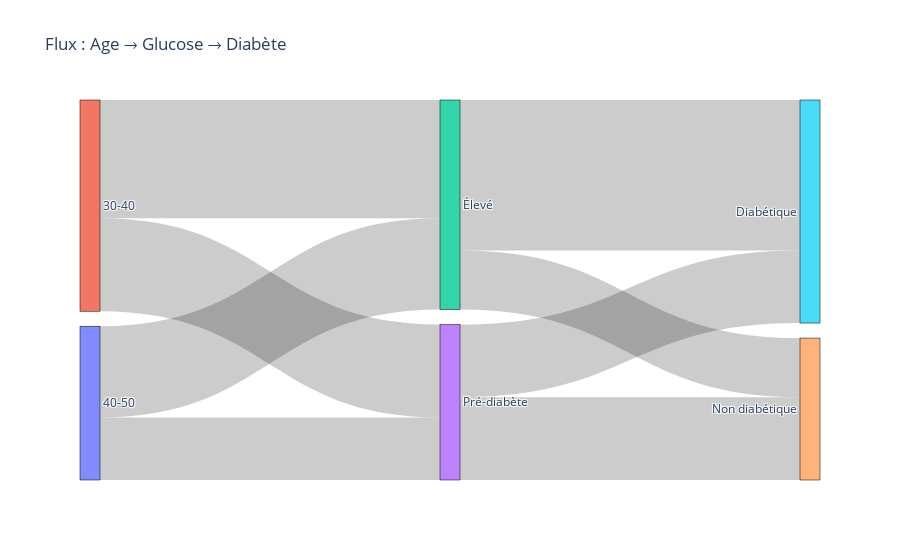

The notebook cell this image was saved under:
### Code cell
import plotly.graph_objects as go

def filtrer_donnees_sankey(data, niveaux_glucose=['Pré-diabète', 'Élevé'], groupes_age=['30-40', '40-50']):
    """Filtre les données selon le niveau de glucose et le groupe d'âge."""
    data_filtrée = data[
        data['GlucoseLevel'].isin(niveaux_glucose) &
        data['AgeGroup'].isin(groupes_age)
    ].dropna(subset=['AgeGroup', 'GlucoseLevel', 'Outcome'])
    return data_filtrée

def ajouter_labels_outcome(data):
    """Ajoute des labels explicites pour l'issue du diabète."""
    data['OutcomeLabel'] = data['Outcome'].map({0: 'Non diabétique', 1: 'Diabétique'})
    return data

def construire_labels(data):
    """Construit les étiquettes uniques pour les nœuds du Sankey."""
    age_labels = data['AgeGroup'].unique().tolist()
    glucose_labels = data['GlucoseLevel'].unique().tolist()
    outcome_labels = ['Non diabétique', 'Diabétique']
    return age_labels, glucose_labels, outcome_labels, age_labels + glucose_labels + outcome_labels

def construire_liens_sankey(data, age_labels, glucose_labels, outcome_labels, labels):
    """Construit les sources, cibles et valeurs pour les liens du diagramme Sankey."""
    source = []
    target = []
    values = []

    # AgeGroup → GlucoseLevel
    for age in age_labels:
        for glucose in glucose_labels:
            count = len(data[(data['AgeGroup'] == age) & (data['GlucoseLevel'] == glucose)])
            if count > 0:
                source.append(labels.index(age))
                target.append(labels.index(glucose))
                values.append(count)

    # GlucoseLevel → Outcome
    for glucose in glucose_labels:
        for outcome in outcome_labels:
            count = len(data[(data['GlucoseLevel'] == glucose) & (data['OutcomeLabel'] == outcome)])
            if count > 0:
                outcome_index = len(age_labels) + len(glucose_labels) + outcome_labels.index(outcome)
                source.append(labels.index(glucose))
                target.append(outcome_index)
                values.append(count)

    return source, target, values

def afficher_diagramme_sankey(labels, source, target, values, titre='Flux : Age → Glucose → Diabète'):
    """Affiche le diagramme de Sankey."""
    fig = go.Figure(data=[go.Sankey(
        node=dict(
            pad=15,
            thickness=20,
            line=dict(color='black', width=0.5),
            label=labels
        ),
        link=dict(source=source, target=target, value=values)
    )])

    fig.update_layout(title_text=titre, font_size=12)
    fig.show()

# ====== Pipeline complet ======

def generer_sankey_diabete(data):
    """Pipeline complet pour générer un Sankey sur Age → Glucose → Outcome."""
    data_filtrée = filtrer_donnees_sankey(data)
    data_labellisée = ajouter_labels_outcome(data_filtrée)
    age_labels, glucose_labels, outcome_labels, labels = construire_labels(data_labellisée)
    source, target, values = construire_liens_sankey(data_labellisée, age_labels, glucose_labels, outcome_labels, labels)
    afficher_diagramme_sankey(labels, source, target, values)


generer_sankey_diabete(data)

### Figure 1 — Plotly figure (JSON) as saved in the notebook; plotly's stock layout.template omitted (floating-point values rounded to 4 significant figures)
{"data": [{"link": {"source": [0, 0, 1, 1, 2, 2, 3, 3], "target": [2, 3, 2, 3, 4, 5, 4, 5], "value": [54, 37, 70, 55, 35, 89, 49, 43]}, "node": {"label": ["40-50", "30-40", "Élevé", "Pré-diabète", "Non diabétique", "Diabétique"], "line": {"color": "black", "width": 0.5}, "pad": 15, "thickness": 20}, "type": "sankey"}], "layout": {"font": {"size": 12}, "title": {"text": "Flux : Age → Glucose → Diabète"}}}
